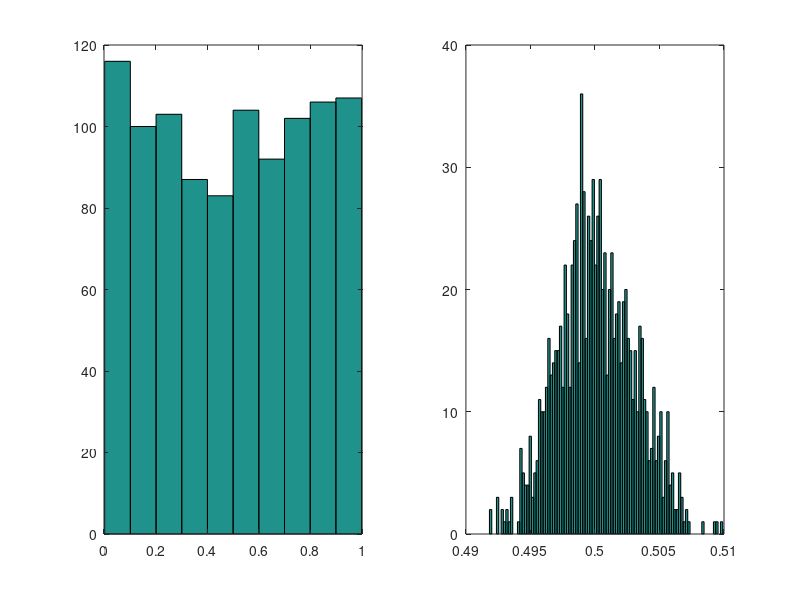

This figure's MATLAB source:
clc
clear

figure;

N0 = 1000;
x0 = rand(N0,1);

subplot(121);
hist(x0,10);

K = 10000;
x = zeros(N0,1);
for i = 1:K
    x1 = rand(N0,1);
    x = x + x1;
end
x = x/K;

subplot(122);
hist(x,100);